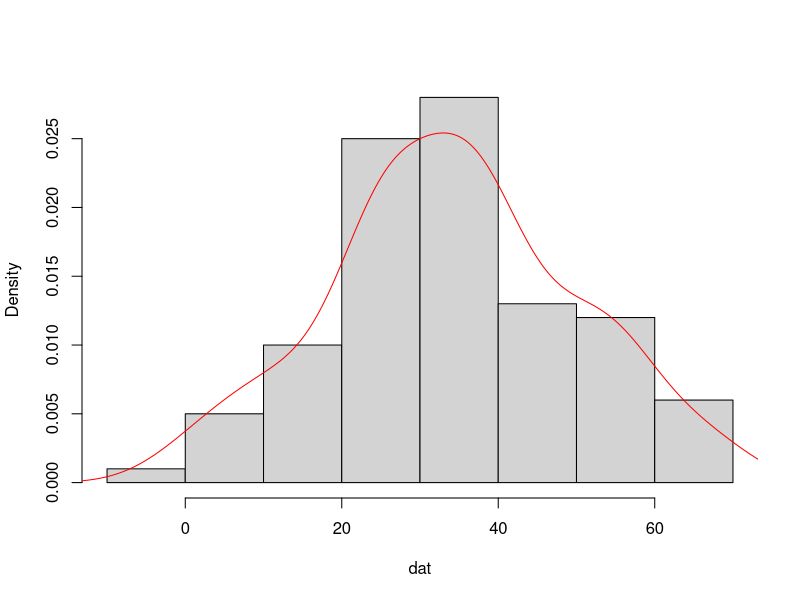
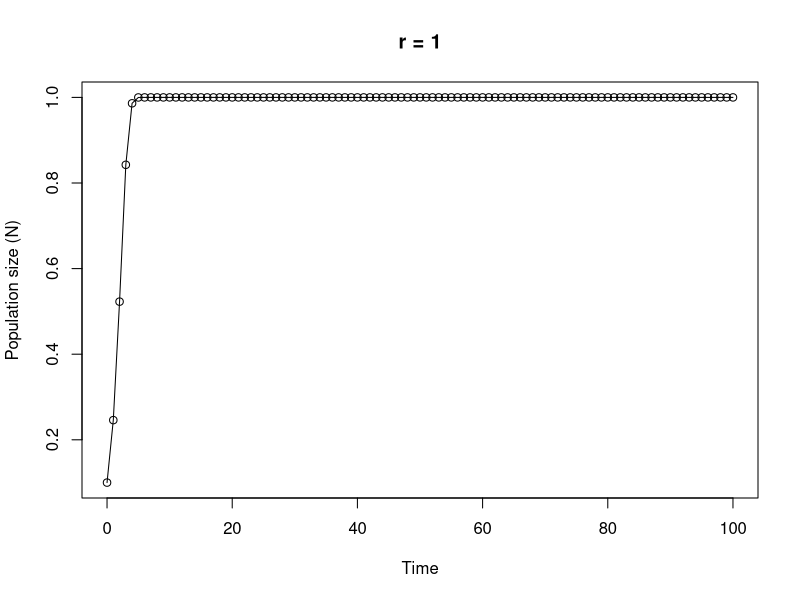

Here is the R script that generated these plots, in order:
## ----Q1, echo=SOLUTIONS-------------------------------------------------------------------------------------------------------------------------

# area of a circle
# the equation to calculate the area of a circle is pi * radius^2

circle.area <- function(d){ 
	pi * (d/2)^2
}

# to use your new function

circle.area(10)
# [1] 78.53982

# to test on a vector of diameters
# first create a vector with diameters ranging from 0 to 50 in steps of 10

cir.diam <- seq(from = 0, to = 50, by = 10)

# test your function

circle.area(cir.diam)
# [1]    0.00000   78.53982  314.15927  706.85835 1256.63706 1963.49541


## ----Q2, echo=SOLUTIONS, tidy = TRUE------------------------------------------------------------------------------------------------------------

far.cent <- function(a){
	val <- (a-32)*5/9
	print(paste("Fahrenheit: ", round(a, digits = 3), "oF",sep = " "), quote = FALSE)# round 3dp
	print(paste("Centigrade: ", round(val, digits = 3), "oC", sep = " "), quote = FALSE)# round 3dp
}

# alternative Fahrenheit to centigrade using cat function

far.cent2 <- function(a){
	val <- (a - 32) * 5/9	#calculation
	cat("Fahrenheit: ", round(a, digits = 3), "oF", "\n")   # use cat function
	cat("Centigrade: ", round(val, digits = 3), "oC", "\n")   
}


## ----Q3, echo=SOLUTIONS-------------------------------------------------------------------------------------------------------------------------

# Create a vector of normally distributed data
# length 100, mean 35 and standard deviation of 29

vals <- rnorm(100, 35, 15)	# create some norm dist data mean 35, sd = 15

summary.fun <- function(dat){
	mymean <- round(mean(dat), digits = 4)      	# calc mean
	mymedian <- round(median(dat), digits = 4)    # calc median
	mymin <- round(min(dat), digits = 4)          # calc min
	mymax <- round(max(dat), digits = 4)          # calc max
	print(paste("mean:", mymean, sep = " "), quote = FALSE)     # print mean
	print(paste("median:", mymedian, sep = " "), quote = FALSE)     # print median
	print(paste("range:", "from:", mymin, "to", mymax, sep = " "), quote = FALSE) 
	dens <- density(dat)                          # estimate density curve
	hist(dat, main = "",type = "l",freq = FALSE)  # plot histogram
	lines(dens, lty = 1, col = "red")             # plot density curve
}

# use the function
summary.fun(vals)


## ----Q4, echo=SOLUTIONS-------------------------------------------------------------------------------------------------------------------------

# calculate a median

ourmedian <- function(x){
	n <- length(x)
	if (n %% 2 == 1)      # odd numbers
	  sort(x)[(n + 1)/2]  # find the middle number by adding 1 to length and div 2
	else {                # even numbers
	  middletwo <- sort(x)[(n/2) + 0:1]   #find the two middle numbers
	  mean(middletwo)
	  }
}

# use the function
mydat <- sample(1:50, size = 10, replace = TRUE )

# our function
ourmedian(mydat)

# R median function
median(mydat)


## ----Q5, echo=SOLUTIONS, tidy = TRUE------------------------------------------------------------------------------------------------------------

# function to simulate Ricker model

Ricker.model <- function(nzero, r, time, K=1){     # sets initial parameters
  N <- numeric(time + 1)    # creates a real vector of length time+1 to store values of Nt+1
  N[1] <- nzero             # sets initial population size in first element of N
  for (i in 1:time) {				# loops over time
      N[i+1] <- N[i]*exp(r*(1 - N[i]/K))    
  }
  Time <- 0:time   					 # creates vector for x axis
  plot(Time, N, type = "o", xlim = c(0, time), xlab = "Time", ylab = "Population size (N)", main = paste("r =", r, sep=" "))   # plots     output
}

# To run
# play around with the different parameters, especially r
Ricker.model(nzero=0.1,r=1,time=100)
